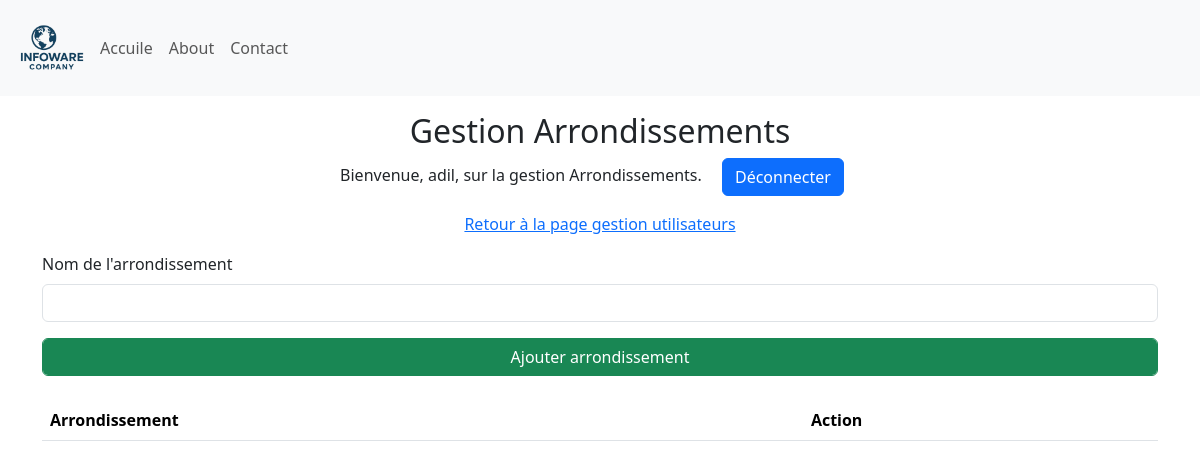
The app's page /manage_Arrondissements (signed in), older data.
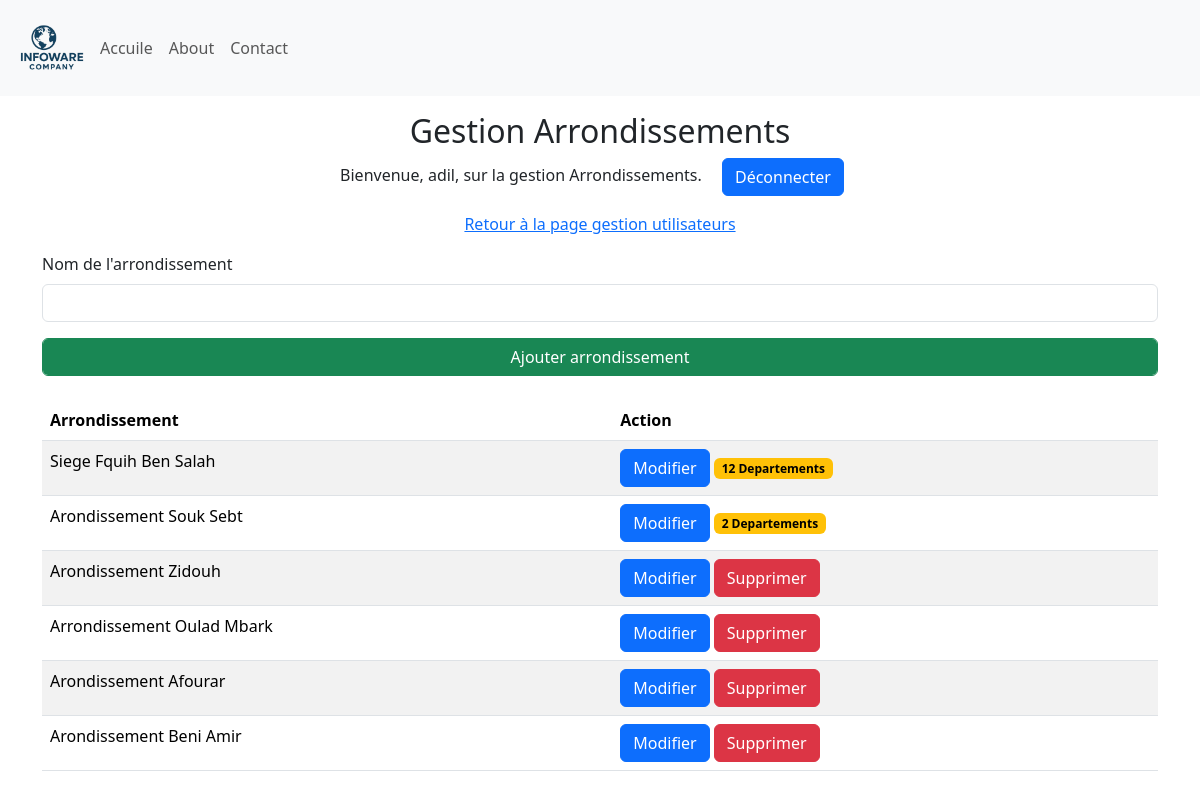
The same page, newer data.
### Site/models.py (models this page shows, shortened)
class Arondissement(db.Model):
    id = db.Column(db.Integer, primary_key=True)
    arondissement = db.Column(db.String(25), unique=True, nullable=False)
    departement = db.relationship('Departement', backref='Departement', lazy=True)

### Site/dashbord/arrondissement.py (the view, shortened to what this page needs)
@arrondissement.route('/manage_Arrondissements', methods=['GET', 'POST'])
def manage_Arrondissements():
    if 'user' not in session:
        return redirect(url_for('admin.admin'))
    arrondissements = Arondissement.query.all()
    return render_template('manage_Arrondissements.html', name=session['user'], arrondissements=arrondissements)

### Site/templates/manage_Arrondissements.html (shortened to what this page needs)
{% extends 'base.html' %}
{% block body %}
<div class="container-fluid">
    <div class="row">
        <div class="col-12  my-3">
            <div class="text-center">
                <h2>Gestion Arrondissements </h2>
                <p>Bienvenue, {{ name }}, sur la gestion Arrondissements. <a class="mx-3 btn btn-primary" href="{{ url_for('admin.logout') }}"">Déconnecter</a></p>
                <p><a href="{{ url_for('dashbord.manage_users') }}">Retour à la page gestion utilisateurs</a> </p>
            </div>
            <div class="container">
                <form method="POST">
                    <div class="mb-3">
                        <label for="arrondissementName" class="form-label">Nom de l'arrondissement</label>
                        <input type="text" class="form-control" id="arrondissementName" name="arrondissementName" required>
                    </div>
                    <button type="submit" class="form-control btn btn-success">Ajouter arrondissement</button>
                </form>
                <table class="table table-striped mt-4 ">
                    <thead>
                        <tr>
                          <th scope="col">Arrondissement</th>
                          <th scope="col">Action</th>
                        </tr>
                      </thead>
                      <tbody>
                        {% for arrondissement in arrondissements %}
                        <tr>
                          <td>{{ arrondissement.arondissement }}</td>
                          <td>
                            <form method="POST" action="{{ url_for('arrondissement.delete_arrondissement', arrondissement_id=arrondissement.id) }}" onsubmit="return confirm('Êtes-vous sûr de vouloir supprimer cet arrondissement ?');">
                                <a href="{{ url_for('arrondissement.update_arrondissement', arrondissement_id=arrondissement.id) }}" class="btn btn-primary">Modifier</a>
                                {% if arrondissement.departement | length == 0 %}
                                   <button type="submit" class="btn btn-danger">Supprimer</button>
                                {% else %}
                                    <span class="badge text-bg-warning"> {{ arrondissement.departement | length }} Departements</span>
                                {% endif %}
                            </form>
                          </td>
                        </tr>
                        {% endfor %}
                </table>
            </div>
        </div>
    </div>
</div>
{% endblock %}

### Site/templates/base.html (shortened to what this page needs)
<!DOCTYPE html>
<html lang="fr">
<head>
    <link href="https://cdn.jsdelivr.net/npm/bootstrap@5.3.8/dist/css/bootstrap.min.css" rel="stylesheet">
    <link rel="stylesheet" href={{url_for('static', filename='style.css')}}>
</head>
<body>
    <nav class="navbar navbar-expand-lg bg-light" >
        <div class="container-fluid" >
          <img width="80px" src="{{url_for('static', filename='logo.png')}}" alt="logo">
          <div class="collapse navbar-collapse" id="navbarNav">
            <ul class="navbar-nav">
              <li class="nav-item">
                <a class="nav-link"  href="{{ url_for('main.home') }}">Accuile</a>
              </li>
              <li class="nav-item">
                <a class="nav-link" href={{ url_for('about.about_page') }}>About</a>
              </li>
              <li class="nav-item">
                <a class="nav-link" href="#">Contact</a>
              </li>
            </ul>
          </div>
        </div>
      </nav>
      {% block body %}{% endblock %}
</body>
</html>

### Site/static/style.css (style rules this page uses)
* { margin: 0; padding: 0; box-sizing: border-box; }
:root { --primary-color: #0056b3; --secondary-color: #f8f9fa; --text-color: #333; --highlight-color: #007bff; }
body { font-family: 'Segoe UI', Tahoma, Geneva, Verdana, sans-serif; }

Row changes from the older to the newer data that the page shows:
added Arondissement: arondissement "Siege Fquih Ben Salah", departement|length "12"
added Arondissement: arondissement "Arondissement Souk Sebt", departement|length "2"
added Arondissement: arondissement "Arondissement Zidouh", shows "Supprimer"
added Arondissement: arondissement "Arrondissement Oulad Mbark", shows "Supprimer"
added Arondissement: arondissement "Arondissement Afourar", shows "Supprimer"
added Arondissement: arondissement "Arondissement Beni Amir", shows "Supprimer"
